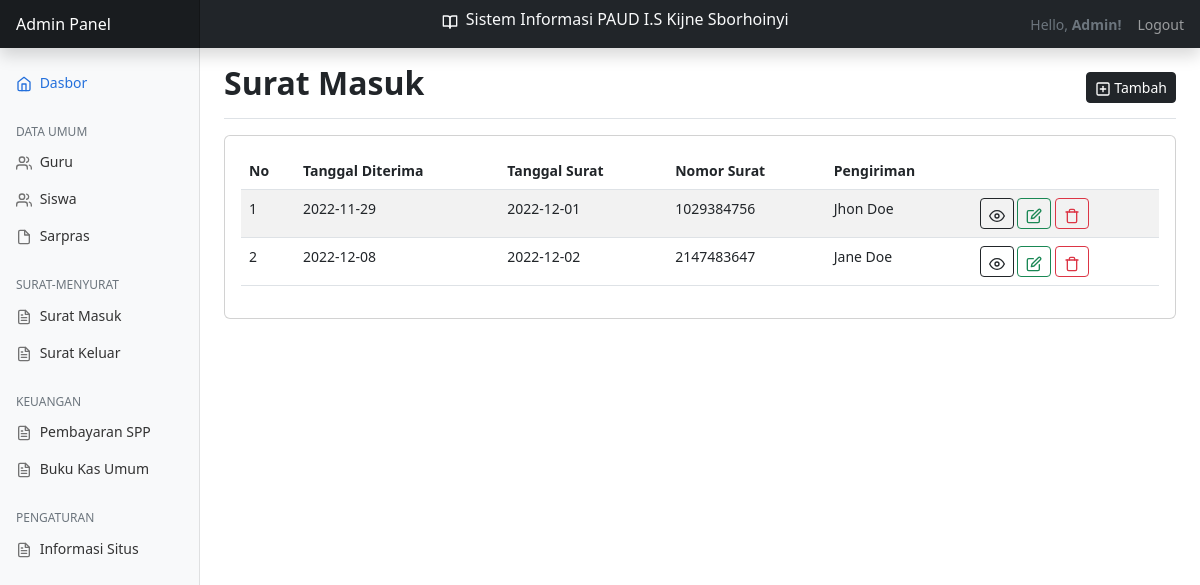
Page /?page=surat-masuk (signed in) on the committed database.
### tables this page shows
CREATE TABLE `surat` (
  `id` int(11) NOT NULL,
  `jenis_surat` enum('Masuk','Keluar') NOT NULL,
  `tanggal_diterima` date NOT NULL,
  `tanggal_surat` date NOT NULL,
  `nomor_surat` int(30) NOT NULL,
  `pengirim` varchar(100) NOT NULL,
  `tujuan` varchar(100) NOT NULL,
  `surat` varchar(255) NOT NULL
);

### views/surat-masuk/baca.php (the view, shortened to what this page needs)
<main class="col-md-9 ms-sm-auto col-lg-10 px-md-4">
    <div class="d-flex justify-content-between flex-wrap flex-md-nowrap align-items-center pt-3 pb-2 mb-3 border-bottom">
        <h1 class="h2 fw-bold">Surat Masuk</h1>
        <div class="btn-toolbar mb-2 mb-md-0">
            <a href="?page=surat-masuk&action=tambah" class="btn btn-sm btn-dark">
                <span data-feather="plus-square" class="align-text"></span> Tambah
            </a>
        </div>
    </div>
    <div class="row">
        <div class="col-12">
            <div class="card">
                <div class="card-body">
                    <div class="row">
                        <div class="col-lg-12">
                            <table id="example" class="table table-striped table-hover" style="width:100%">
                                <thead>
                                    <tr>
                                        <th>No</th>
                                        <th>Tanggal Diterima</th>
                                        <th>Tanggal Surat</th>
                                        <th>Nomor Surat</th>
                                        <th>Pengiriman</th>
                                        <th></th>
                                    </tr>
                                </thead>
                                <tbody>
                                    <?php
                                        include __DIR__ . '../../../config/database.php';
                                        $rows = mysqli_query($conn, "SELECT * FROM surat WHERE jenis_surat = 'masuk' ORDER BY id DESC");
                                        $i = 1;
                                    ?>
                                    <?php foreach ($rows as $row) : ?>
                                    <tr>
                                        <td><?php echo $i++;  ?></td>
                                        <td><?php echo $row["tanggal_diterima"];  ?></td>
                                        <td><?php echo $row["tanggal_surat"];  ?></td>
                                        <td><?php echo $row["nomor_surat"];  ?></td>
                                        <td><?php echo $row["pengirim"];  ?></td>
                                        <td>
                                            <a href="?page=surat-masuk&action=detail&id=<?php echo $row["id"];  ?>" class="btn btn-sm btn-outline-dark"><span data-feather="eye" class="align-text"></span></a>
                                            <a href="?page=surat-masuk&action=ubah&id=<?php echo $row["id"];  ?>" class="btn btn-sm btn-outline-success"><span data-feather="edit" class="align-text"></span></a>
                                            <a href="./process/surat-masuk/hapus.php?id=<?php echo $row["id"];  ?>" onclick="return confirm_delete()" class="btn btn-sm btn-outline-danger" onClick="return confirm(Anda yakin ingin hapus?)"><span data-feather="trash" class="align-text"></span></a>
                                        </td>
                                    </tr>
                                    <?php endforeach; ?>
                                </tbody>
                            </table>
                        </div>
                    </div>
                </div>
            </div>
        </div>
    </div>
</main>

### assets/css/style.css (style rules this page uses)
body { font-size: .875rem; }
.feather { width: 16px; height: 16px; }

### rows in the picture
surat: tanggal_diterima "2022-11-29", tanggal_surat "2022-12-01", nomor_surat "1029384756", pengirim "Jhon Doe"
surat: tanggal_diterima "2022-12-08", tanggal_surat "2022-12-02", nomor_surat "2147483647", pengirim "Jane Doe"
